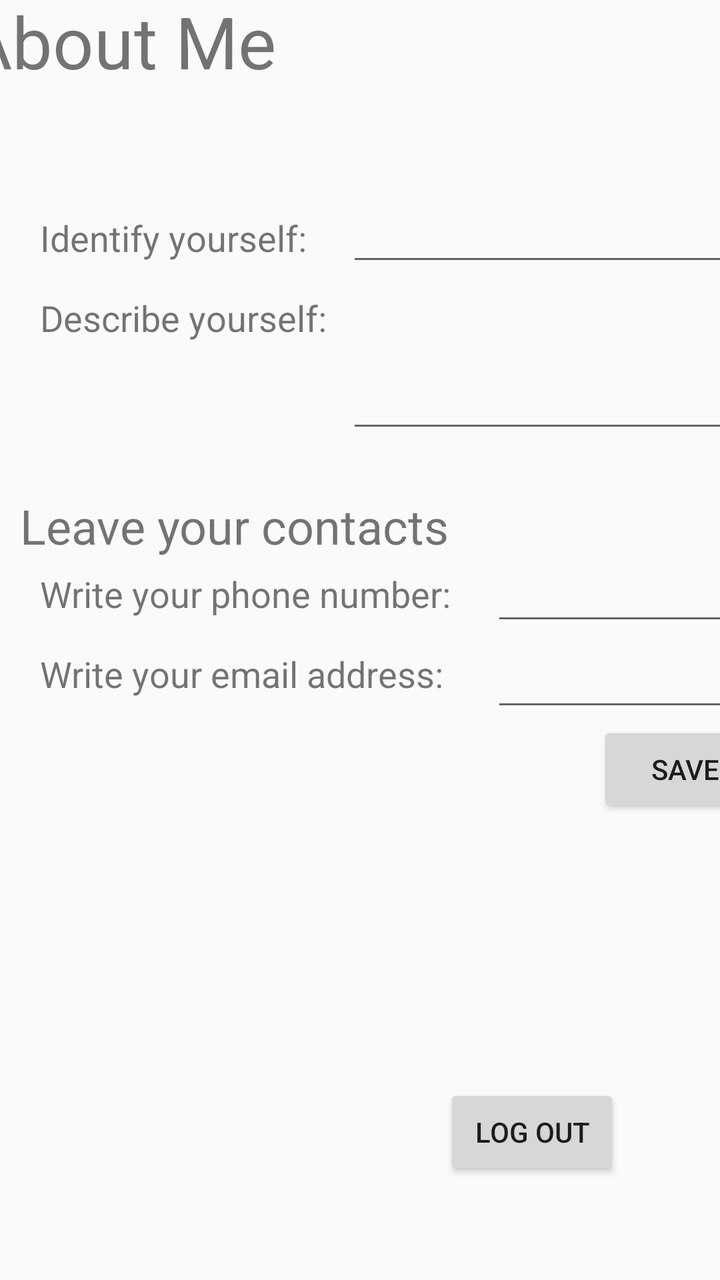
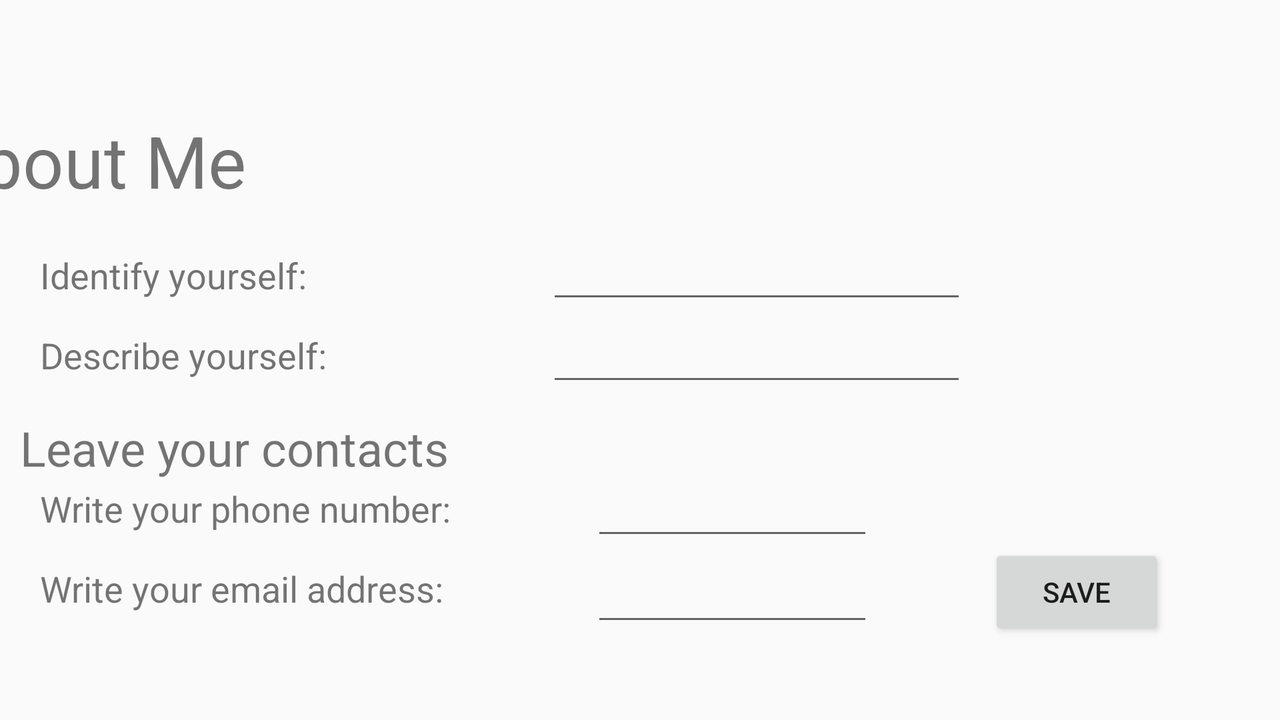

One screen, two layout resources from the same app: the default and the author's alternative for another configuration. Each is rendered where Android would select it; the XML of both is given below.
<!-- AndroidManifest.xml: application theme Theme.AppCompat.Light.NoActionBar -->
<!-- res/layout/fragment_about_me.xml -->
<?xml version="1.0" encoding="utf-8"?>
<androidx.constraintlayout.widget.ConstraintLayout xmlns:android="http://schemas.android.com/apk/res/android"
    xmlns:app="http://schemas.android.com/apk/res-auto"
    xmlns:tools="http://schemas.android.com/tools"
    android:layout_width="match_parent"
    android:layout_height="match_parent"
    tools:context=".AboutMeFragment"
    tools:actionBarNavMode="list">

    
    <TextView
        android:id="@+id/about_me_textView"
        android:layout_width="wrap_content"
        android:layout_height="wrap_content"
        android:layout_marginEnd="240dp"
        android:layout_marginBottom="600dp"
        android:text="@string/about_me_tab"
        android:textSize="36sp"
        app:layout_constraintBottom_toBottomOf="parent"
        app:layout_constraintEnd_toEndOf="parent"
        app:layout_constraintStart_toStartOf="parent"
        app:layout_constraintTop_toTopOf="parent" />

    <TextView
        android:id="@+id/nickname_TV"
        android:layout_width="wrap_content"
        android:layout_height="wrap_content"
        android:layout_marginStart="20dp"
        android:layout_marginTop="30dp"
        android:text="@string/nickname_TV_text"
        android:textSize="18sp"
        app:layout_constraintStart_toStartOf="parent"
        app:layout_constraintTop_toTopOf="@+id/about_me_GL" />

    <TextView
        android:id="@+id/phone_TV"
        android:layout_width="wrap_content"
        android:layout_height="wrap_content"
        android:layout_marginStart="20dp"
        android:layout_marginTop="30dp"
        android:text="@string/phone_TV_text"
        android:textSize="18sp"
        app:layout_constraintStart_toStartOf="parent"
        app:layout_constraintTop_toTopOf="@+id/contacts_GL" />

    <TextView
        android:id="@+id/email_TV"
        android:layout_width="wrap_content"
        android:layout_height="wrap_content"
        android:layout_marginStart="20dp"
        android:layout_marginTop="70dp"
        android:text="@string/email_TV_text"
        android:textSize="18sp"
        app:layout_constraintStart_toStartOf="parent"
        app:layout_constraintTop_toTopOf="@+id/contacts_GL" />

    <TextView
        android:id="@+id/describe_TV"
        android:layout_width="wrap_content"
        android:layout_height="wrap_content"
        android:layout_marginStart="20dp"
        android:layout_marginTop="70dp"
        android:text="@string/describe_TV_text"
        android:textSize="18sp"
        app:layout_constraintStart_toStartOf="parent"
        app:layout_constraintTop_toTopOf="@+id/about_me_GL" />

    <TextView
        android:id="@+id/contacts_TV"
        android:layout_width="wrap_content"
        android:layout_height="wrap_content"
        android:layout_marginStart="10dp"
        android:layout_marginTop="170dp"
        android:text="@string/contacts_TV_text"
        android:textSize="24sp"
        app:layout_constraintStart_toStartOf="parent"
        app:layout_constraintTop_toTopOf="@+id/about_me_GL" />

    <androidx.constraintlayout.widget.Guideline
        android:id="@+id/about_me_GL"
        android:layout_width="wrap_content"
        android:layout_height="wrap_content"
        android:orientation="horizontal"
        app:layout_constraintGuide_percent="0.12" />

    <EditText
        android:id="@+id/nickname_PT"
        android:layout_width="wrap_content"
        android:layout_height="wrap_content"
        android:layout_marginStart="20dp"
        android:layout_marginTop="20dp"
        android:ems="10"
        android:inputType="textPersonName"
        app:layout_constraintStart_toEndOf="@+id/nickname_TV"
        app:layout_constraintTop_toTopOf="@+id/about_me_GL"
        android:autofillHints="" />

    <EditText
        android:id="@+id/describe_MT"
        android:layout_width="wrap_content"
        android:layout_height="wrap_content"
        android:ems="10"
        android:gravity="start|top"
        android:inputType="textMultiLine"
        android:lines="3"
        app:layout_constraintStart_toStartOf="@+id/nickname_PT"
        app:layout_constraintTop_toBottomOf="@+id/nickname_PT"
        android:autofillHints="" />

    <androidx.constraintlayout.widget.Guideline
        android:id="@+id/contacts_GL"
        android:layout_width="wrap_content"
        android:layout_height="wrap_content"
        android:orientation="horizontal"
        app:layout_constraintGuide_percent="0.39808482" />

    <EditText
        android:id="@+id/phone_PT"
        android:layout_width="141dp"
        android:layout_height="43dp"
        android:layout_marginStart="20dp"
        android:layout_marginTop="20dp"
        android:ems="10"
        android:inputType="phone"
        app:layout_constraintStart_toEndOf="@+id/phone_TV"
        app:layout_constraintTop_toTopOf="@+id/contacts_GL"
        android:autofillHints="" />

    <EditText
        android:id="@+id/email_PT"
        android:layout_width="141dp"
        android:layout_height="43dp"
        android:ems="10"
        android:inputType="textEmailAddress"
        app:layout_constraintStart_toStartOf="@+id/phone_PT"
        app:layout_constraintTop_toBottomOf="@+id/phone_PT"
        android:autofillHints="" />

    <Button
        android:id="@+id/save_BTN"
        android:layout_width="wrap_content"
        android:layout_height="wrap_content"
        android:text="@string/save_BTN_text"
        app:layout_constraintEnd_toEndOf="@+id/email_PT"
        app:layout_constraintTop_toBottomOf="@+id/email_PT" />

    <Button
        android:id="@+id/log_out_BTN"
        android:layout_width="wrap_content"
        android:layout_height="wrap_content"
        android:layout_marginEnd="50dp"
        android:layout_marginBottom="50dp"
        android:text="@string/log_out_BTN_text"
        app:layout_constraintBottom_toBottomOf="parent"
        app:layout_constraintEnd_toEndOf="parent" />

</androidx.constraintlayout.widget.ConstraintLayout>
<!-- resources referenced by this layout -->
<resources>
  <string name="about_me_tab">About Me</string>
  <string name="contacts_TV_text">Leave your contacts</string>
  <string name="describe_TV_text">Describe yourself:</string>
  <string name="email_TV_text">Write your email address:</string>
  <string name="log_out_BTN_text">Log Out</string>
  <string name="nickname_TV_text">Identify yourself:</string>
  <string name="phone_TV_text">Write your phone number:</string>
  <string name="save_BTN_text">SAVE</string>
</resources>
<!-- res/layout-land/fragment_about_me.xml (the author's variant of the layout above) -->
<!-- drawn on the phone turned sideways -->
<?xml version="1.0" encoding="utf-8"?>
<androidx.constraintlayout.widget.ConstraintLayout xmlns:android="http://schemas.android.com/apk/res/android"
xmlns:app="http://schemas.android.com/apk/res-auto"
xmlns:tools="http://schemas.android.com/tools"
android:layout_width="match_parent"
android:layout_height="match_parent"
tools:context=".AboutMeFragment"
tools:ignore="MissingDefaultResource">


    <TextView
        android:id="@+id/about_me_textView"
        android:layout_width="wrap_content"
        android:layout_height="wrap_content"
        android:layout_marginEnd="550dp"
        android:layout_marginBottom="200dp"
        android:text="@string/about_me_tab"
        android:textSize="36sp"
        app:layout_constraintBottom_toBottomOf="parent"
        app:layout_constraintEnd_toEndOf="parent"
        app:layout_constraintStart_toStartOf="parent"
        app:layout_constraintTop_toTopOf="parent" />

    <TextView
        android:id="@+id/nickname_TV"
        android:layout_width="wrap_content"
        android:layout_height="wrap_content"
        android:layout_marginStart="20dp"
        android:layout_marginTop="10dp"
        android:text="@string/nickname_TV_text"
        android:textSize="18sp"
        app:layout_constraintStart_toStartOf="parent"
        app:layout_constraintTop_toTopOf="@+id/about_me_GL" />

    <TextView
        android:id="@+id/describe_TV"
        android:layout_width="wrap_content"
        android:layout_height="wrap_content"
        android:layout_marginStart="20dp"
        android:layout_marginTop="50dp"
        android:text="@string/describe_TV_text"
        android:textSize="18sp"
        app:layout_constraintStart_toStartOf="parent"
        app:layout_constraintTop_toTopOf="@+id/about_me_GL" />

    <TextView
        android:id="@+id/contacts_TV"
        android:layout_width="wrap_content"
        android:layout_height="wrap_content"
        android:layout_marginStart="10dp"
        android:layout_marginTop="100dp"
        android:text="@string/contacts_TV_text"
        android:textSize="24sp"
        app:layout_constraintBottom_toTopOf="@+id/contacts_GL"
        app:layout_constraintStart_toStartOf="parent"
        app:layout_constraintTop_toTopOf="@+id/about_me_GL" />

    <TextView
        android:id="@+id/email_TV"
        android:layout_width="wrap_content"
        android:layout_height="wrap_content"
        android:layout_marginStart="20dp"
        android:layout_marginTop="50dp"
        android:text="@string/email_TV_text"
        android:textSize="18sp"
        app:layout_constraintStart_toStartOf="parent"
        app:layout_constraintTop_toTopOf="@+id/contacts_GL" />

    <EditText
        android:id="@+id/email_PT"
        android:layout_width="141dp"
        android:layout_height="43dp"
        android:autofillHints=""
        android:ems="10"
        android:inputType="textEmailAddress"
        app:layout_constraintStart_toStartOf="@+id/phone_PT"
        app:layout_constraintTop_toBottomOf="@+id/phone_PT" />

    <TextView
        android:id="@+id/phone_TV"
        android:layout_width="wrap_content"
        android:layout_height="wrap_content"
        android:layout_marginStart="20dp"
        android:layout_marginTop="10dp"
        android:text="@string/phone_TV_text"
        android:textSize="18sp"
        app:layout_constraintStart_toStartOf="parent"
        app:layout_constraintTop_toTopOf="@+id/contacts_GL" />

    <EditText
        android:id="@+id/describe_MT"
        android:layout_width="wrap_content"
        android:layout_height="wrap_content"
        android:autofillHints=""
        android:ems="10"
        android:gravity="start|top"
        android:inputType="textMultiLine"
        android:lines="1"
        app:layout_constraintStart_toStartOf="@+id/nickname_PT"
        app:layout_constraintTop_toBottomOf="@+id/nickname_PT" />

    <EditText
        android:id="@+id/phone_PT"
        android:layout_width="141dp"
        android:layout_height="43dp"
        android:layout_marginStart="70dp"
        android:autofillHints=""
        android:ems="10"
        android:inputType="phone"
        app:layout_constraintStart_toEndOf="@+id/phone_TV"
        app:layout_constraintTop_toTopOf="@+id/contacts_GL" />

    <androidx.constraintlayout.widget.Guideline
        android:id="@+id/about_me_GL"
        android:layout_width="wrap_content"
        android:layout_height="wrap_content"
        android:orientation="horizontal"
        app:layout_constraintGuide_percent="0.32" />

    <EditText
        android:id="@+id/nickname_PT"
        android:layout_width="wrap_content"
        android:layout_height="wrap_content"
        android:layout_marginStart="120dp"
        android:autofillHints=""
        android:ems="10"
        android:inputType="textPersonName"
        app:layout_constraintStart_toEndOf="@+id/nickname_TV"
        app:layout_constraintTop_toTopOf="@+id/about_me_GL" />

    <androidx.constraintlayout.widget.Guideline
        android:id="@+id/contacts_GL"
        android:layout_width="wrap_content"
        android:layout_height="wrap_content"
        android:orientation="horizontal"
        app:layout_constraintGuide_percent="0.64476883" />

    <Button
        android:id="@+id/save_BTN"
        android:layout_width="wrap_content"
        android:layout_height="wrap_content"
        android:text="@string/save_BTN_text"
        app:layout_constraintBottom_toBottomOf="parent"
        app:layout_constraintEnd_toEndOf="parent"
        app:layout_constraintStart_toEndOf="@+id/phone_PT"
        app:layout_constraintTop_toTopOf="@+id/contacts_GL" />

</androidx.constraintlayout.widget.ConstraintLayout>
<!-- resources referenced by the variant -->
<!-- as the phone turned sideways resolves them -->
<resources>
  <string name="about_me_tab">About Me</string>
  <string name="contacts_TV_text">Leave your contacts</string>
  <string name="describe_TV_text">Describe yourself:</string>
  <string name="email_TV_text">Write your email address:</string>
  <string name="nickname_TV_text">Identify yourself:</string>
  <string name="phone_TV_text">Write your phone number:</string>
  <string name="save_BTN_text">SAVE</string>
</resources>
